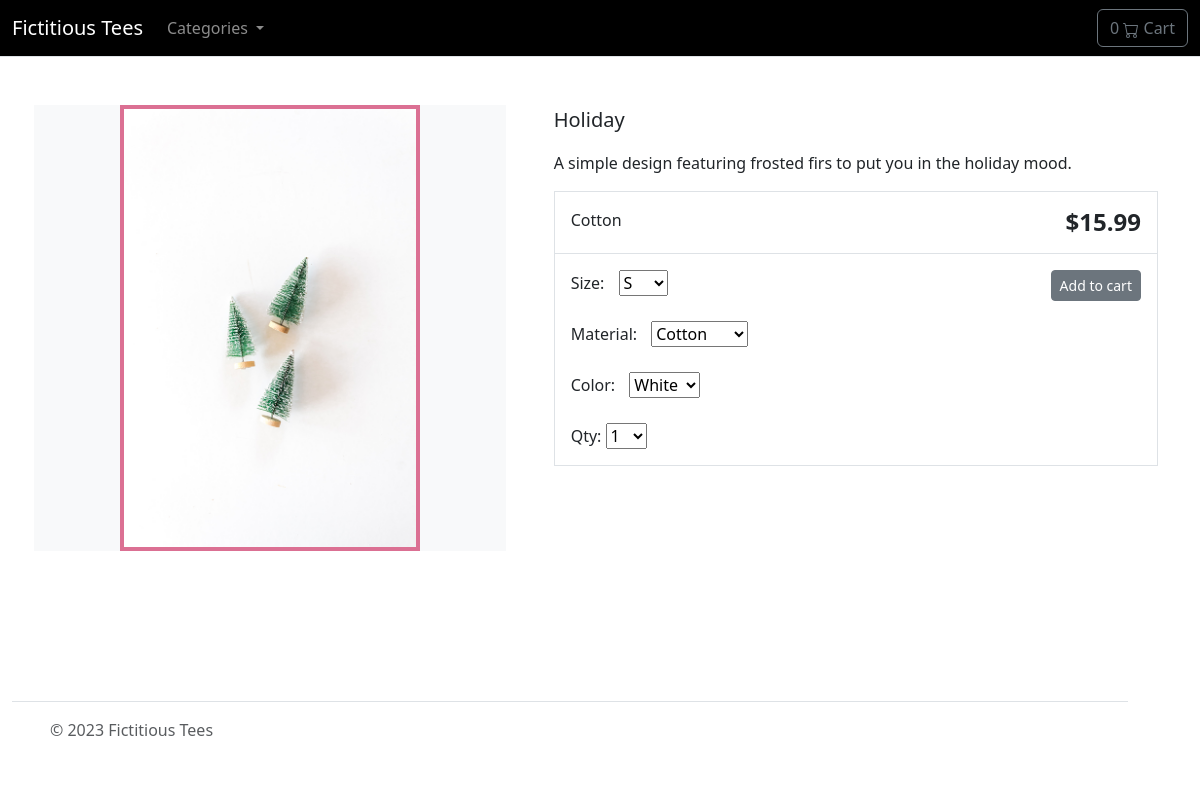
Page /design/holiday/ on the committed database.
### shop/models.py (models this page shows, shortened)
class Design(models.Model):
	category = models.ForeignKey(Category, related_name='design', on_delete=models.CASCADE)
	created_by = models.ForeignKey(User, related_name='design_creator', on_delete=models.CASCADE)
	name = models.CharField(max_length=255)
	description = models.TextField(blank=True)
	image = models.ImageField(upload_to='images/')
	slug = models.SlugField(max_length=255)
	price = models.DecimalField(max_digits=4, decimal_places=2)
	in_stock = models.BooleanField(default=True)
	is_active = models.BooleanField(default=True)
	created = models.DateTimeField(auto_now_add=True)
	updated = models.DateTimeField(auto_now=True)
	objects = models.Manager()
	designs = DesignManager()
	class Meta:
		verbose_name_plural = "Designs"
		ordering = ('-updated',)

### shop/views.py (the view)
# urls.py: path('design/<slug:slug>/', views.design_detail, name='design_detail'),
def design_detail(request, slug):
	design = get_object_or_404(Design, slug=slug, in_stock=True)
	return render(request, 'shop/designs/detail.html', {'design':design})

### cart/cart.py (called while the page is built)
	def __len__(self):
		return sum(item['qty'] for item in self.cart.values())

### cart/context_processors.py (called while the page is built)
def cart(request):
	return{'cart': Cart(request)}

### shop/models.py (called while the page is built)
	def get_absolute_url(self):
		return reverse('shop:category_list', args=[self.slug])

### shop/views.py (called while the page is built)
def categories(request):
	return {'categories':Category.objects.all()}

### templates/shop/designs/detail.html (shortened to what this page needs)
{% extends "../base.html" %}
{% load static %}
{% block content %}
<div class="container">
    <main class="pt-5">
        <div class="row g-3">
            <div class="col-md-5 col-lg-5 order-md-first bg-light">
                <img class="img-fluid mx-auto d-block" width="300px" alt="Responsive design image." src="{{ design.image.url }}" style="border: 4px solid palevioletred">
            </div>
            <div class="col-md-7 col-lg-7 ps-md-3 ps-lg-5">
                <p><span class="lead">{{ design.name }}</span></p>
                <p>{{ design.description|slice:":355" }}</p>
                <div class="border">
                    <div class="col border-bottom">
                        <div class="row p-3">
                            <div class="col-6">Cotton</div>
                            <div class="col-6 text-end"><span class="h4 fw-bold">${{ design.price }}</span></div>
                        </div>
                    </div>
                    <div class="col">
                        <div class="row p-3">
                            <div class="col-6">
                                <label for="size" style="margin:0px 10px 0px 0px">Size:</label>
                                <select id="size">
                                    <option value="S">S</option>
                                </select>
								<div style="margin:25px 0px 25px 0px">
                                    <label for="material" style="margin:0px 10px 0px 0px">Material:</label>
                                    <select id="material">
                                        <option value="Cotton">Cotton</option>
                                    </select>
								</div>
                                <div style="margin:25px 0px 25px 0px">
                                    <label for="color" style="margin:0px 10px 0px 0px">Color:</label>
                                    <select id="color">
                                        <option value="White">White</option>
                                    </select>
                                </div>
                                <label for="qty">Qty:</label>
                                <select id="qty">
                                    <option value="1">1</option>
                                </select>
                            </div>
                            <div class="col-6 text-end"><button type="button" id="add-button" value="{{design.id}}" class="btn btn-secondary btn-sm">Add to cart</button></div>
                        </div>
                    </div>
                </div>
            </div>
        </div>
    </main>
</div>
{% endblock %}

### rows in the picture
Design: image (picture), name "Holiday", description "A simple design featuring frosted firs to put you in the holiday mood.", price "15.99"
